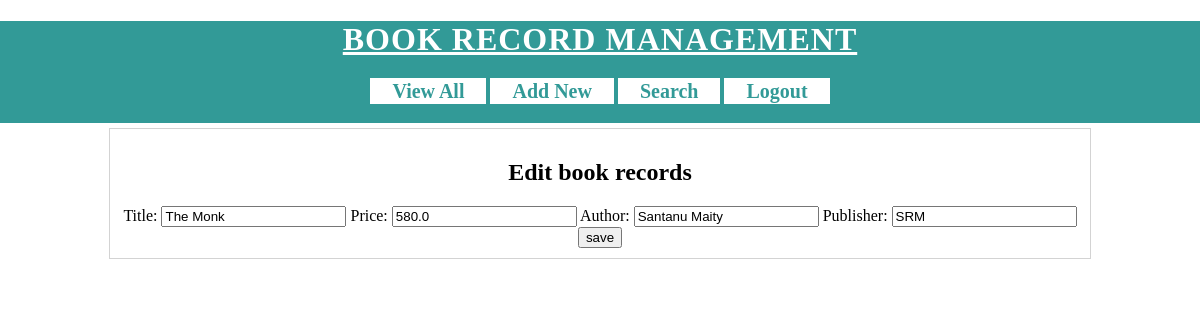
The app's page /BRMapp/edit-book?bookid=14 (signed in) with its own data.
### BRMapp/models.py (models this page shows)
class Book(models.Model):
    title=models.CharField(max_length=100)
    price=models.FloatField()
    author=models.CharField(max_length=100)
    publisher=models.CharField(max_length=100)

### BRMapp/views.py (the view)
@login_required(login_url="/BRMapp/login/")
def editBook(request):
    book=models.Book.objects.get(id=request.GET['bookid'])
    fields={'title':book.title,'price':book.price,'author':book.author,'publisher':book.publisher}
    form=NewBookForm(initial=fields)
    res=render(request,'BRMapp/edit-book.html',{'form':form,'book':book})
    return res

### BRMapp/forms.py
class NewBookForm(forms.Form):
    title=forms.CharField(label='Title',max_length=100)
    price=forms.FloatField(label='Price')
    author=forms.CharField(label='Author')
    publisher=forms.CharField(label='Publisher')

### templates/BRMapp/edit-book.html (shortened to what this page needs)
<!DOCTYPE html>
{% load static %}
<html lang="en" dir="ltr">
  <head>
    <link rel="stylesheet" href="{% static 'CSS/BRMstyle.css' %}">
  </head>
  <body>
    <div id= "header">
      <h1>BOOK RECORD MANAGEMENT</h1>
      <div id='nav'>
        <a href="/BRMapp/view-books">View All</a>
        <a href="/BRMapp/new-books">Add New</a>
        <a href="/BRMapp/search-books">Search</a>
        <a href="/BRMapp/logout">Logout</a>
      </div>
    </div>
    <div id="main">
      <h2>Edit book records</h2>
      <form action="/BRMapp/edit" method="post">
        {{form}}
        <input type="submit"  value="save">
      </form>
    </div>
  </body>
</html>

### static/CSS/BRMstyle.css (style rules this page uses)
body { background-color: white; margin:0px 0px 0px 0px; font-family:"calibri"; }
#header { background-color: #329A97; padding-bottom: 20px; text-align: center; }
#header h1 { text-align: center; color: white; font-family: "montserrat"; letter-spacing: 1px; text-decoration: underline; }
#nav { width: 60% margin:auto; }
#nav a { background-color: white; width: 150px; border: solid 2px white; font-size: 20px; font-weight: bold; text-decoration: none; color: #329A97; padding-left: 20px; padding-right: 20px; }
#main { margin:auto; border: solid 1px lightgrey; width: 80%; padding: 10px; margin-top:5px; }
#main h2, #main form { text-align: center; width: 100%; }

### records on screen
Book: title "The Monk", price "580.0", author "Santanu Maity", publisher "SRM"
